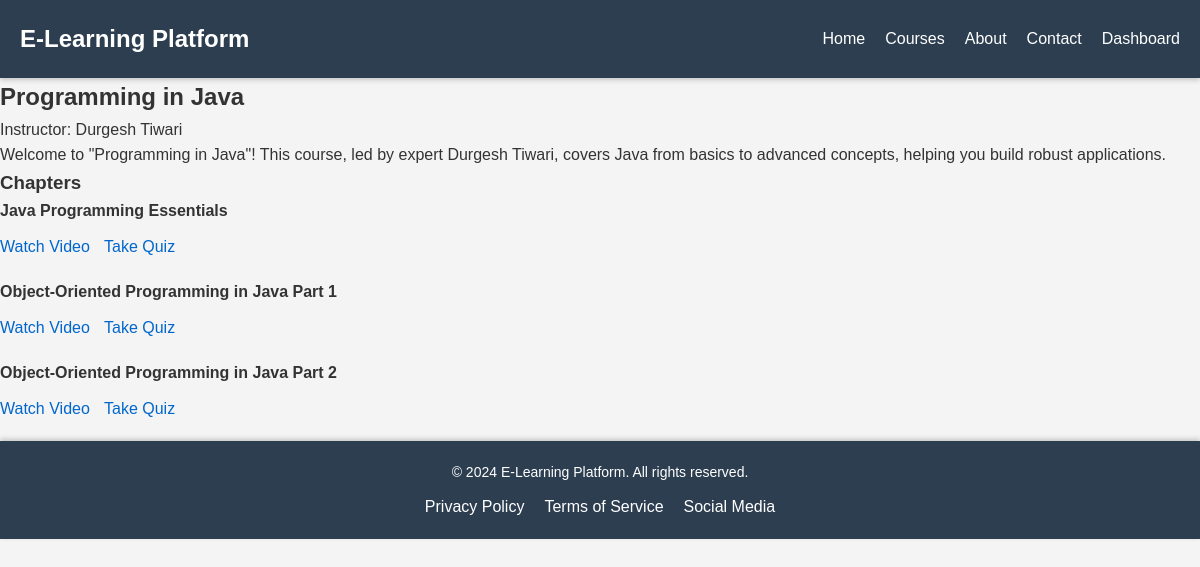
The app's page /course/1/ with its own data.
### main/models.py (models this page shows, shortened)
class Course(models.Model):
    title = models.CharField(max_length=200)
    instructor = models.CharField(max_length=100)
    description = models.TextField()
    category = models.CharField(max_length=100)
    thumbnail = models.ImageField(upload_to='thumbnails/')

class Chapter(models.Model):
    course = models.ForeignKey(Course, related_name='chapters', on_delete=models.CASCADE)
    title = models.CharField(max_length=200)
    youtube_url = models.URLField()

### main/views.py (the view)
# urls.py: path('course/<int:id>/', views.course_detail, name='course_detail'),
def course_detail(request, id):
    course = get_object_or_404(Course, id=id)
    chapters = Chapter.objects.filter(course=course)
    return render(request, 'main/course_detail.html', {'course': course, 'chapters': chapters})

### main/templates/main/course_detail.html (shortened to what this page needs)
<!DOCTYPE html>
<html lang="en">
<head>
    {% load static %}
    <link rel="stylesheet" href="{% static 'main/styles.css' %}">
</head>
<body>
    <header>
        <h1>E-Learning Platform</h1>
        <nav>
            <ul>
                <li><a href="{% url 'home' %}">Home</a></li>
                <li><a href="{% url 'course_list' %}">Courses</a></li>
                <li><a href="{% url 'about' %}">About</a></li>
                <li><a href="{% url 'contact' %}">Contact</a></li>
                <li><a href="{% url 'dashboard' %}">Dashboard</a></li>
            </ul>
        </nav>
    </header>
    <section class="course-detail">
        <h2>{{ course.title }}</h2>
        <p>Instructor: {{ course.instructor }}</p>
        <p>{{ course.description }}</p>
        <div class="chapters">
            <h3>Chapters</h3>
            <ul>
                {% for chapter in chapters %}
                <li class="chapter-container">
                    <h4>{{ chapter.title }}</h4>
                    <div class="chapter-actions">
                        <a href="{% url 'video_view' chapter.id %}">Watch Video</a>
                        <a href="{% url 'quiz' chapter.id %}">Take Quiz</a>
                    </div>
                </li>
                {% endfor %}
            </ul>
        </div>
    </section>
    <footer>
        <p>&copy; 2024 E-Learning Platform. All rights reserved.</p>
        <ul>
            <li><a href="#">Privacy Policy</a></li>
            <li><a href="#">Terms of Service</a></li>
            <li><a href="#">Social Media</a></li>
        </ul>
    </footer>
</body>
</html>

### main/static/main/styles.css (style rules this page uses)
body, h1, h2, h3, h4, p, ul, li, a { margin: 0; padding: 0; box-sizing: border-box; }
body { font-family: Arial, sans-serif; background-color: #f4f4f4; color: #333; line-height: 1.6; }
header { background-color: #2c3e50; color: #fff; padding: 20px; display: flex; justify-content: space-between; align-items: center; position: sticky; top: 0; z-index: 1000; box-shadow: 0 2px 5px rgba(0, 0, 0, 0.2); }
header h1 { font-size: 24px; font-weight: 700; }
nav ul { list-style-type: none; display: flex; gap: 20px; }
nav a { color: #fff; text-decoration: none; font-weight: 500; transition: color 0.3s; }
footer { background-color: #2c3e50; color: #fff; text-align: center; padding: 20px 0; position: relative; bottom: 0; width: 100%; box-shadow: 0 -2px 5px rgba(0, 0, 0, 0.2); }
footer p { margin-bottom: 10px; font-size: 14px; }
footer ul { list-style-type: none; display: flex; justify-content: center; gap: 20px; }
footer a { color: #fff; text-decoration: none; transition: color 0.3s; }

### main/templates/main/course_detail.html (style rules this page uses)
.chapter-container { margin-bottom: 20px; }
.chapter-actions { margin-top: 10px; }
.chapter-actions a { margin-right: 10px; text-decoration: none; color: #0066cc; }

### records on screen
Course: title "Programming in Java", instructor "Durgesh Tiwari", description "Welcome to \"Programming in Java\"! This course, led by expert Durgesh Tiwari, covers Java from basics to advanced concepts, helping you build robust applications."
Chapter: title "Java Programming Essentials"
Chapter: title "Object-Oriented Programming in Java Part 1"
Chapter: title "Object-Oriented Programming in Java Part 2"
